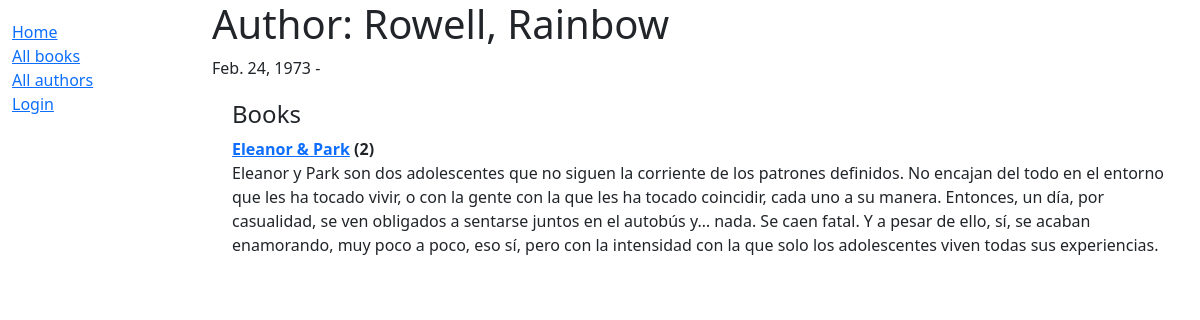
/catalog/author/2, run on the app's committed database.
### catalog/models.py (models this page shows, shortened)
class Author(models.Model):
    first_name = models.CharField(max_length=100)
    last_name = models.CharField(max_length=100)
    date_of_birth = models.DateField(null=True, blank=True)
    date_of_death = models.DateField('Died', null=True, blank=True)
    class Meta:
        ordering = ['last_name', 'first_name']
    def __str__(self):
        return f'{self.last_name}, {self.first_name}'

class Book(models.Model):
    title = models.CharField(max_length=200)
    author = models.ForeignKey('Author', on_delete=models.SET_NULL, null=True)
    summary = models.TextField(max_length=1000, help_text='Enter a brief description of the book')
    isbn = models.CharField('ISBN', max_length=13, unique=True,
                             help_text='13 Character <a href="https://www.isbn-international.org/content/what-isbn">ISBN number</a>')
    genre = models.ManyToManyField(Genre, help_text='Select a genre for this book')
    def __str__(self):
        return self.title
    def display_genre(self):
        return ', '.join([ genre.name for genre in self.genre.all()[:3] ])
    display_genre.short_description = 'Genre'

### catalog/views.py (the view)
# urls.py: path('author/<int:pk>', views.AuthorDetailView.as_view(), name='author-detail'),
class AuthorDetailView(generic.DetailView):
    model = Author

### catalog/templates/catalog/author_detail.html
{% extends "base_generic.html" %}
{% block content %}
<h1>Author: {{ author }} </h1>
<p>{{author.date_of_birth}} - {% if author.date_of_death %}{{author.date_of_death}}{% endif %}</p>
<div style="margin-left:20px;margin-top:20px">
  <h4>Books</h4>
  <dl>
    {% for book in author.book_set.all %}
    <dt><a href="{% url 'book-detail' book.pk %}">{{book}}</a> ({{book.bookinstance_set.all.count}})</dt>
    <dd>{{book.summary}}</dd>
    {% endfor %}
  </dl>
</div>
{% endblock %}

### data on the page
Author: date_of_birth "Feb. 24, 1973"
Book: title "Eleanor & Park", bookinstance_set.all.count "2", summary "Eleanor y Park son dos adolescentes que no siguen la corriente de los patrones definidos. No encajan del todo en el entorno que les ha tocado vivir, o con la gente con la que les ha tocado coincidir, cada uno a su manera. Entonces, un día, por casualidad, se ven obligados a sentarse juntos en el autobús y… nada. Se caen fatal. Y a pesar de ello, sí, se acaban enamorando, muy poco a poco, eso sí, pero con la intensidad con la que solo los adolescentes viven todas sus experiencias."
